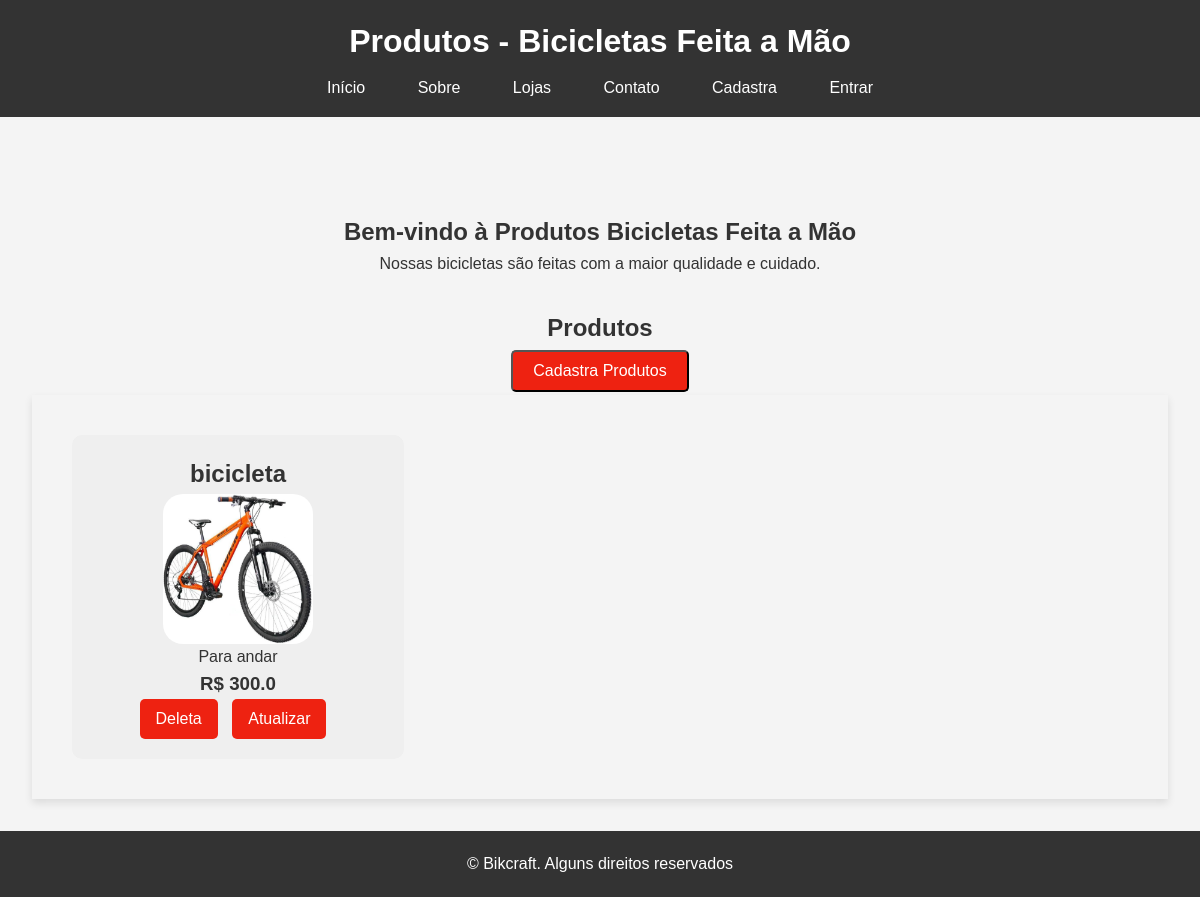
Page /produtos/ on the earlier database version.
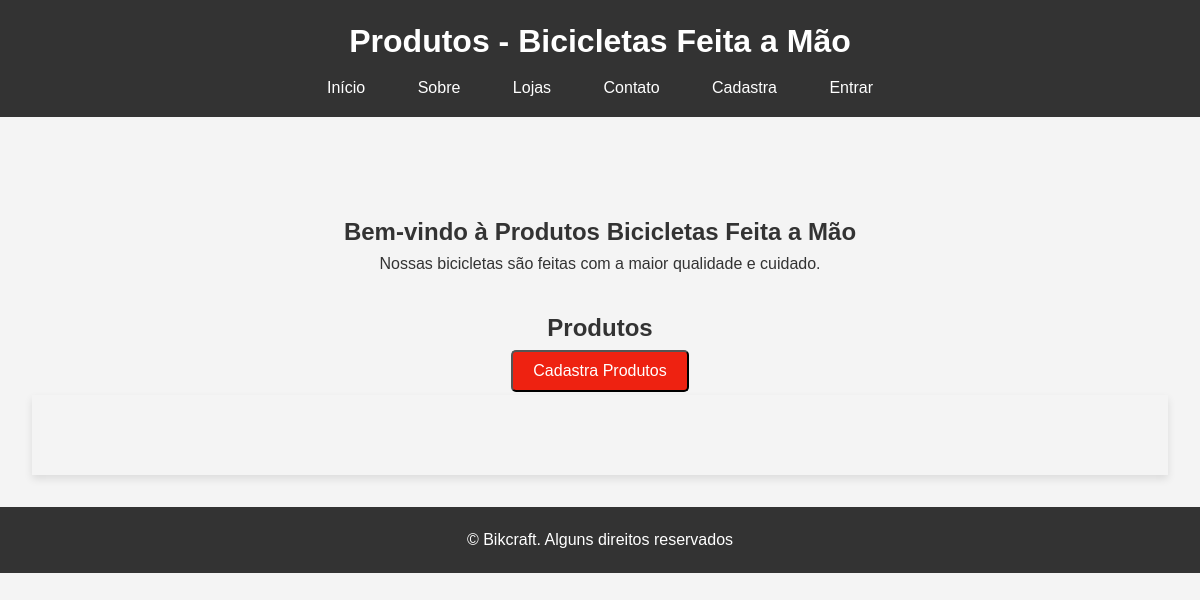
Same page on the later database version.
### bikcraft/models.py (models this page shows, shortened)
class Bike(models.Model):
    modelo = models.CharField(max_length=255, verbose_name='Modelo')
    preco = models.FloatField(verbose_name='Preço')
    descricao = models.TextField(verbose_name='Descrição')
    foto = models.ImageField(upload_to='bikcraft/', blank=True, null=True, verbose_name='Foto')

### bikcraft/views.py (the view)
# urls.py: path('produtos/', views.produtos, name='pagina-produtos'),
def produtos(request):
    bike = Bike.objects.all()
    return render(request, 'produtos.html', {'produtos': bike})

### bikcraft/templates/produtos.html
{% extends "base/produtos.html" %}
{% load static %}
{% block conteudo %}
<main>
    <section id="home">
        <h2><center>Bem-vindo à Produtos Bicicletas Feita a Mão</center></h2>
        <p><center>Nossas bicicletas são feitas com a maior qualidade e cuidado.</center></p>
    </section>
    <h2><center>Produtos</center></h2>
    <div class="button-cadastra">
        <a href='{% url "pagina-cadastraprodutos" %}'><button>Cadastra Produtos</button></a>
    </div>
    <section id="products">
        {% for produto in produtos %}
            <div class='product-card'>
                <h2>{{produto.modelo}}</h2>
                <img class='foto' src='{{produto.foto.url}}'/>
                <p>{{produto.descricao}}</p>
                <h3> R$ {{produto.preco}}</h3>
                <div class="button-container">
                    <a href='{% url "deleta-produtos" produto.id %}'><button>Deleta</button></a>
                    <a id='atualizado' href='{% url "pagina-atualizado" produto.id %}'><button id='atualiza'>Atualizar</button></a>
                </div>
            </div>
        {% endfor %}
    </section>
</main>
{% endblock conteudo %}

### templates/base/produtos.html (shortened to what this page needs)
{% load static %}
<!DOCTYPE html>
<html lang="pt-BR">
<head>
    <link rel="stylesheet" href="{% static "base/css/produtos.css" %}">
</head>
<body>
    <header>
        <h1>Produtos - Bicicletas Feita a Mão</h1>
        <nav>
            <ul>
                <li><a href='{% url "pagina-inicial" %}'>Início</a></li>
                <li><a href="{% url "pagina-sobre" %}">Sobre</a></li>
                <li><a href='{% url "pagina-loja" %}'>Lojas</a></li>
                <li><a href="{% url "pagina-contados" %}">Contato</a></li>
                <li><a href='{% url "cadastra-usuario" %}'>Cadastra</a></li>
                {% if request.user.is_authenticated %}
                <li><a href='{% url "sair" %}'>Sair</a></li>
                {% else %}
                <li><a href='{% url "acessar" %}'>Entrar</a></li>
                {% endif %}
            </ul>
        </nav>
    </header>
    {% block conteudo %}{% endblock conteudo %}
    <footer>
        <p>&copy; Bikcraft. Alguns direitos reservados</p>
    </footer>
</body>
</html>

### templates/static/base/css/produtos.css (style rules this page uses)
* { margin: 0; padding: 0; box-sizing: border-box; }
body { font-family: Arial, sans-serif; line-height: 1.6; background-color: #f4f4f4; color: #333; }
#home { text-align: center; margin: 4rem; }
header { background: #333; color: #fff; padding: 1rem 0; text-align: center; }
header h1 { margin-bottom: 0.5rem; }
nav ul { list-style: none; }
nav ul li { display: inline; margin: 0 0.5rem; }
nav ul li a { color: #fff; text-decoration: none; padding: 0.5rem 1rem; }
main { padding: 2rem; }
section#home { margin-bottom: 2rem; }
section#products { display: grid; grid-template-columns: repeat(3, 1fr); gap: 30px; padding: 40px; box-shadow: 0 4px 8px rgba(0, 0, 0, 0.1); }
.button-cadastra { display: flex; justify-content: center; align-items: center; height: 6vh; }
.button-cadastra button { padding: 10px 20px; font-size: 16px; cursor: pointer; background-color: #e21; color: #fff; border-radius: 5px; }
p { text-align: center; }
footer { background: #333; color: #fff; text-align: center; padding: 20px 0; }
footer p { margin: 0; }

Differences in the rows shown:
removed Bike: modelo "bicicleta", foto (picture), descricao "Para andar", preco "300.0"
